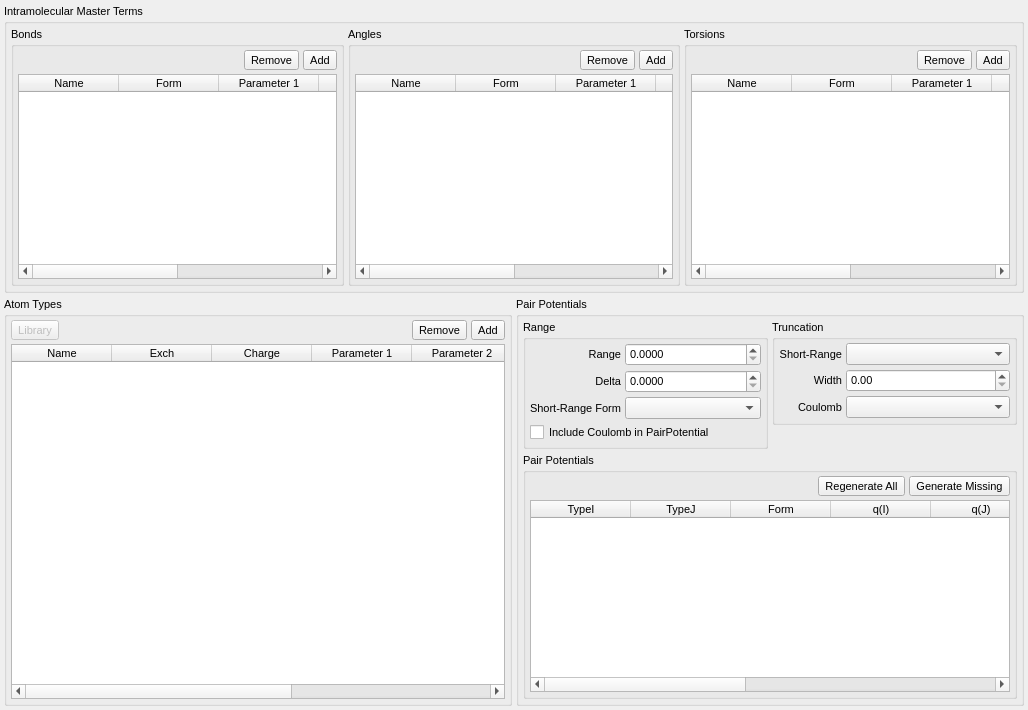
<?xml version="1.0" encoding="UTF-8"?>
<ui version="4.0">
 <class>SystemTab</class>
 <widget class="QWidget" name="SystemTab">
  <property name="geometry">
   <rect>
    <x>0</x>
    <y>0</y>
    <width>1028</width>
    <height>710</height>
   </rect>
  </property>
  <property name="font">
   <font>
    <pointsize>8</pointsize>
   </font>
  </property>
  <property name="windowTitle">
   <string>Form</string>
  </property>
  <layout class="QGridLayout" name="gridLayout_5">
   <property name="leftMargin">
    <number>4</number>
   </property>
   <property name="topMargin">
    <number>4</number>
   </property>
   <property name="rightMargin">
    <number>4</number>
   </property>
   <property name="bottomMargin">
    <number>4</number>
   </property>
   <property name="spacing">
    <number>4</number>
   </property>
   <item row="0" column="0" colspan="2">
    <widget class="QGroupBox" name="MasterTermsGroup">
     <property name="title">
      <string>Intramolecular Master Terms</string>
     </property>
     <layout class="QHBoxLayout" name="horizontalLayout_4">
      <property name="spacing">
       <number>4</number>
      </property>
      <property name="leftMargin">
       <number>4</number>
      </property>
      <property name="topMargin">
       <number>4</number>
      </property>
      <property name="rightMargin">
       <number>4</number>
      </property>
      <property name="bottomMargin">
       <number>4</number>
      </property>
      <item>
       <widget class="QGroupBox" name="MasterBondsGroup">
        <property name="title">
         <string>Bonds</string>
        </property>
        <layout class="QVBoxLayout" name="verticalLayout_2">
         <property name="spacing">
          <number>4</number>
         </property>
         <property name="leftMargin">
          <number>4</number>
         </property>
         <property name="topMargin">
          <number>4</number>
         </property>
         <property name="rightMargin">
          <number>4</number>
         </property>
         <property name="bottomMargin">
          <number>4</number>
         </property>
         <item>
          <layout class="QHBoxLayout" name="horizontalLayout">
           <property name="spacing">
            <number>4</number>
           </property>
           <item>
            <spacer name="horizontalSpacer">
             <property name="orientation">
              <enum>Qt::Horizontal</enum>
             </property>
             <property name="sizeHint" stdset="0">
              <size>
               <width>40</width>
               <height>20</height>
              </size>
             </property>
            </spacer>
           </item>
           <item>
            <widget class="QToolButton" name="MasterTermRemoveBondButton">
             <property name="sizePolicy">
              <sizepolicy hsizetype="Fixed" vsizetype="Fixed">
               <horstretch>0</horstretch>
               <verstretch>0</verstretch>
              </sizepolicy>
             </property>
             <property name="text">
              <string>Remove</string>
             </property>
             <property name="icon">
              <iconset resource="icons.qrc">
               <normaloff>:/general/icons/general_remove.svg</normaloff>:/general/icons/general_remove.svg</iconset>
             </property>
             <property name="iconSize">
              <size>
               <width>16</width>
               <height>16</height>
              </size>
             </property>
             <property name="shortcut">
              <string>Return</string>
             </property>
             <property name="toolButtonStyle">
              <enum>Qt::ToolButtonTextBesideIcon</enum>
             </property>
            </widget>
           </item>
           <item>
            <widget class="QToolButton" name="MasterTermAddBondButton">
             <property name="sizePolicy">
              <sizepolicy hsizetype="Fixed" vsizetype="Fixed">
               <horstretch>0</horstretch>
               <verstretch>0</verstretch>
              </sizepolicy>
             </property>
             <property name="text">
              <string>Add</string>
             </property>
             <property name="icon">
              <iconset resource="icons.qrc">
               <normaloff>:/general/icons/general_add.svg</normaloff>:/general/icons/general_add.svg</iconset>
             </property>
             <property name="iconSize">
              <size>
               <width>16</width>
               <height>16</height>
              </size>
             </property>
             <property name="toolButtonStyle">
              <enum>Qt::ToolButtonTextBesideIcon</enum>
             </property>
            </widget>
           </item>
          </layout>
         </item>
         <item>
          <widget class="QTableWidget" name="MasterBondsTable">
           <property name="font">
            <font>
             <pointsize>8</pointsize>
            </font>
           </property>
           <property name="columnCount">
            <number>6</number>
           </property>
           <attribute name="horizontalHeaderVisible">
            <bool>true</bool>
           </attribute>
           <attribute name="verticalHeaderVisible">
            <bool>false</bool>
           </attribute>
           <column>
            <property name="text">
             <string>Name</string>
            </property>
           </column>
           <column>
            <property name="text">
             <string>Form</string>
            </property>
           </column>
           <column>
            <property name="text">
             <string>Parameter 1</string>
            </property>
           </column>
           <column>
            <property name="text">
             <string>Parameter 2</string>
            </property>
           </column>
           <column>
            <property name="text">
             <string>Parameter 3</string>
            </property>
           </column>
           <column>
            <property name="text">
             <string>Parameter 4</string>
            </property>
           </column>
          </widget>
         </item>
        </layout>
       </widget>
      </item>
      <item>
       <widget class="QGroupBox" name="MasterAnglesGroup">
        <property name="title">
         <string>Angles</string>
        </property>
        <layout class="QVBoxLayout" name="verticalLayout_3">
         <property name="spacing">
          <number>4</number>
         </property>
         <property name="leftMargin">
          <number>4</number>
         </property>
         <property name="topMargin">
          <number>4</number>
         </property>
         <property name="rightMargin">
          <number>4</number>
         </property>
         <property name="bottomMargin">
          <number>4</number>
         </property>
         <item>
          <layout class="QHBoxLayout" name="horizontalLayout_2">
           <property name="spacing">
            <number>4</number>
           </property>
           <item>
            <spacer name="horizontalSpacer_2">
             <property name="orientation">
              <enum>Qt::Horizontal</enum>
             </property>
             <property name="sizeHint" stdset="0">
              <size>
               <width>40</width>
               <height>20</height>
              </size>
             </property>
            </spacer>
           </item>
           <item>
            <widget class="QToolButton" name="MasterTermRemoveAngleButton">
             <property name="sizePolicy">
              <sizepolicy hsizetype="Fixed" vsizetype="Fixed">
               <horstretch>0</horstretch>
               <verstretch>0</verstretch>
              </sizepolicy>
             </property>
             <property name="text">
              <string>Remove</string>
             </property>
             <property name="icon">
              <iconset resource="icons.qrc">
               <normaloff>:/general/icons/general_remove.svg</normaloff>:/general/icons/general_remove.svg</iconset>
             </property>
             <property name="iconSize">
              <size>
               <width>16</width>
               <height>16</height>
              </size>
             </property>
             <property name="shortcut">
              <string>Return</string>
             </property>
             <property name="toolButtonStyle">
              <enum>Qt::ToolButtonTextBesideIcon</enum>
             </property>
            </widget>
           </item>
           <item>
            <widget class="QToolButton" name="MasterTermAddAngleButton">
             <property name="sizePolicy">
              <sizepolicy hsizetype="Fixed" vsizetype="Fixed">
               <horstretch>0</horstretch>
               <verstretch>0</verstretch>
              </sizepolicy>
             </property>
             <property name="text">
              <string>Add</string>
             </property>
             <property name="icon">
              <iconset resource="icons.qrc">
               <normaloff>:/general/icons/general_add.svg</normaloff>:/general/icons/general_add.svg</iconset>
             </property>
             <property name="iconSize">
              <size>
               <width>16</width>
               <height>16</height>
              </size>
             </property>
             <property name="toolButtonStyle">
              <enum>Qt::ToolButtonTextBesideIcon</enum>
             </property>
            </widget>
           </item>
          </layout>
         </item>
         <item>
          <widget class="QTableWidget" name="MasterAnglesTable">
           <property name="font">
            <font>
             <pointsize>8</pointsize>
            </font>
           </property>
           <property name="columnCount">
            <number>6</number>
           </property>
           <attribute name="horizontalHeaderVisible">
            <bool>true</bool>
           </attribute>
           <attribute name="verticalHeaderVisible">
            <bool>false</bool>
           </attribute>
           <column>
            <property name="text">
             <string>Name</string>
            </property>
           </column>
           <column>
            <property name="text">
             <string>Form</string>
            </property>
           </column>
           <column>
            <property name="text">
             <string>Parameter 1</string>
            </property>
           </column>
           <column>
            <property name="text">
             <string>Parameter 2</string>
            </property>
           </column>
           <column>
            <property name="text">
             <string>Parameter 3</string>
            </property>
           </column>
           <column>
            <property name="text">
             <string>Parameter 4</string>
            </property>
           </column>
          </widget>
         </item>
        </layout>
       </widget>
      </item>
      <item>
       <widget class="QGroupBox" name="MasterTorsionsGroup">
        <property name="title">
         <string>Torsions</string>
        </property>
        <layout class="QVBoxLayout" name="verticalLayout">
         <property name="spacing">
          <number>4</number>
         </property>
         <property name="leftMargin">
          <number>4</number>
         </property>
         <property name="topMargin">
          <number>4</number>
         </property>
         <property name="rightMargin">
          <number>4</number>
         </property>
         <property name="bottomMargin">
          <number>4</number>
         </property>
         <item>
          <layout class="QHBoxLayout" name="horizontalLayout_3">
           <property name="spacing">
            <number>4</number>
           </property>
           <item>
            <spacer name="horizontalSpacer_3">
             <property name="orientation">
              <enum>Qt::Horizontal</enum>
             </property>
             <property name="sizeHint" stdset="0">
              <size>
               <width>40</width>
               <height>20</height>
              </size>
             </property>
            </spacer>
           </item>
           <item>
            <widget class="QToolButton" name="MasterTermRemoveTorsionButton">
             <property name="sizePolicy">
              <sizepolicy hsizetype="Fixed" vsizetype="Fixed">
               <horstretch>0</horstretch>
               <verstretch>0</verstretch>
              </sizepolicy>
             </property>
             <property name="text">
              <string>Remove</string>
             </property>
             <property name="icon">
              <iconset resource="icons.qrc">
               <normaloff>:/general/icons/general_remove.svg</normaloff>:/general/icons/general_remove.svg</iconset>
             </property>
             <property name="iconSize">
              <size>
               <width>16</width>
               <height>16</height>
              </size>
             </property>
             <property name="shortcut">
              <string>Return</string>
             </property>
             <property name="toolButtonStyle">
              <enum>Qt::ToolButtonTextBesideIcon</enum>
             </property>
            </widget>
           </item>
           <item>
            <widget class="QToolButton" name="MasterTermAddTorsionButton">
             <property name="sizePolicy">
              <sizepolicy hsizetype="Fixed" vsizetype="Fixed">
               <horstretch>0</horstretch>
               <verstretch>0</verstretch>
              </sizepolicy>
             </property>
             <property name="text">
              <string>Add</string>
             </property>
             <property name="icon">
              <iconset resource="icons.qrc">
               <normaloff>:/general/icons/general_add.svg</normaloff>:/general/icons/general_add.svg</iconset>
             </property>
             <property name="iconSize">
              <size>
               <width>16</width>
               <height>16</height>
              </size>
             </property>
             <property name="toolButtonStyle">
              <enum>Qt::ToolButtonTextBesideIcon</enum>
             </property>
            </widget>
           </item>
          </layout>
         </item>
         <item>
          <widget class="QTableWidget" name="MasterTorsionsTable">
           <property name="font">
            <font>
             <pointsize>8</pointsize>
            </font>
           </property>
           <property name="columnCount">
            <number>6</number>
           </property>
           <attribute name="horizontalHeaderVisible">
            <bool>true</bool>
           </attribute>
           <attribute name="verticalHeaderVisible">
            <bool>false</bool>
           </attribute>
           <column>
            <property name="text">
             <string>Name</string>
            </property>
           </column>
           <column>
            <property name="text">
             <string>Form</string>
            </property>
           </column>
           <column>
            <property name="text">
             <string>Parameter 1</string>
            </property>
           </column>
           <column>
            <property name="text">
             <string>Parameter 2</string>
            </property>
           </column>
           <column>
            <property name="text">
             <string>Parameter 3</string>
            </property>
           </column>
           <column>
            <property name="text">
             <string>Parameter 4</string>
            </property>
           </column>
          </widget>
         </item>
        </layout>
       </widget>
      </item>
     </layout>
    </widget>
   </item>
   <item row="1" column="0">
    <widget class="QGroupBox" name="AtomTypesGroup">
     <property name="title">
      <string>Atom Types</string>
     </property>
     <layout class="QVBoxLayout" name="verticalLayout_5">
      <property name="spacing">
       <number>4</number>
      </property>
      <property name="leftMargin">
       <number>4</number>
      </property>
      <property name="topMargin">
       <number>4</number>
      </property>
      <property name="rightMargin">
       <number>4</number>
      </property>
      <property name="bottomMargin">
       <number>4</number>
      </property>
      <item>
       <layout class="QHBoxLayout" name="horizontalLayout_5">
        <property name="spacing">
         <number>4</number>
        </property>
        <item>
         <widget class="QToolButton" name="AtomTypeLibraryButton">
          <property name="enabled">
           <bool>false</bool>
          </property>
          <property name="sizePolicy">
           <sizepolicy hsizetype="Fixed" vsizetype="Fixed">
            <horstretch>0</horstretch>
            <verstretch>0</verstretch>
           </sizepolicy>
          </property>
          <property name="text">
           <string>Library</string>
          </property>
          <property name="icon">
           <iconset resource="icons.qrc">
            <normaloff>:/general/icons/general_library.svg</normaloff>:/general/icons/general_library.svg</iconset>
          </property>
          <property name="iconSize">
           <size>
            <width>16</width>
            <height>16</height>
           </size>
          </property>
          <property name="shortcut">
           <string>Return</string>
          </property>
          <property name="toolButtonStyle">
           <enum>Qt::ToolButtonTextBesideIcon</enum>
          </property>
         </widget>
        </item>
        <item>
         <spacer name="horizontalSpacer_4">
          <property name="orientation">
           <enum>Qt::Horizontal</enum>
          </property>
          <property name="sizeHint" stdset="0">
           <size>
            <width>40</width>
            <height>20</height>
           </size>
          </property>
         </spacer>
        </item>
        <item>
         <widget class="QToolButton" name="AtomTypeRemoveButton">
          <property name="sizePolicy">
           <sizepolicy hsizetype="Fixed" vsizetype="Fixed">
            <horstretch>0</horstretch>
            <verstretch>0</verstretch>
           </sizepolicy>
          </property>
          <property name="text">
           <string>Remove</string>
          </property>
          <property name="icon">
           <iconset resource="icons.qrc">
            <normaloff>:/general/icons/general_remove.svg</normaloff>:/general/icons/general_remove.svg</iconset>
          </property>
          <property name="iconSize">
           <size>
            <width>16</width>
            <height>16</height>
           </size>
          </property>
          <property name="shortcut">
           <string>Return</string>
          </property>
          <property name="toolButtonStyle">
           <enum>Qt::ToolButtonTextBesideIcon</enum>
          </property>
         </widget>
        </item>
        <item>
         <widget class="QToolButton" name="AtomTypeAddButton">
          <property name="sizePolicy">
           <sizepolicy hsizetype="Fixed" vsizetype="Fixed">
            <horstretch>0</horstretch>
            <verstretch>0</verstretch>
           </sizepolicy>
          </property>
          <property name="text">
           <string>Add</string>
          </property>
          <property name="icon">
           <iconset resource="icons.qrc">
            <normaloff>:/general/icons/general_add.svg</normaloff>:/general/icons/general_add.svg</iconset>
          </property>
          <property name="iconSize">
           <size>
            <width>16</width>
            <height>16</height>
           </size>
          </property>
          <property name="toolButtonStyle">
           <enum>Qt::ToolButtonTextBesideIcon</enum>
          </property>
         </widget>
        </item>
       </layout>
      </item>
      <item>
       <widget class="QTableWidget" name="AtomTypesTable">
        <property name="font">
         <font>
          <pointsize>8</pointsize>
         </font>
        </property>
        <property name="columnCount">
         <number>7</number>
        </property>
        <attribute name="horizontalHeaderVisible">
         <bool>true</bool>
        </attribute>
        <attribute name="verticalHeaderVisible">
         <bool>false</bool>
        </attribute>
        <column>
         <property name="text">
          <string>Name</string>
         </property>
        </column>
        <column>
         <property name="text">
          <string>Exch</string>
         </property>
        </column>
        <column>
         <property name="text">
          <string>Charge</string>
         </property>
        </column>
        <column>
         <property name="text">
          <string>Parameter 1</string>
         </property>
        </column>
        <column>
         <property name="text">
          <string>Parameter 2</string>
         </property>
        </column>
        <column>
         <property name="text">
          <string>Parameter 3</string>
         </property>
        </column>
        <column>
         <property name="text">
          <string>Parameter 4</string>
         </property>
        </column>
       </widget>
      </item>
     </layout>
    </widget>
   </item>
   <item row="1" column="1">
    <widget class="QGroupBox" name="PairPotentialsGroup">
     <property name="title">
      <string>Pair Potentials</string>
     </property>
     <layout class="QGridLayout" name="gridLayout_4">
      <property name="leftMargin">
       <number>4</number>
      </property>
      <property name="topMargin">
       <number>4</number>
      </property>
      <property name="rightMargin">
       <number>4</number>
      </property>
      <property name="bottomMargin">
       <number>4</number>
      </property>
      <property name="spacing">
       <number>4</number>
      </property>
      <item row="0" column="1">
       <widget class="QGroupBox" name="PairPotentialTruncationGroup">
        <property name="title">
         <string>Truncation</string>
        </property>
        <layout class="QGridLayout" name="gridLayout_2">
         <property name="leftMargin">
          <number>4</number>
         </property>
         <property name="topMargin">
          <number>4</number>
         </property>
         <property name="rightMargin">
          <number>4</number>
         </property>
         <property name="bottomMargin">
          <number>4</number>
         </property>
         <property name="spacing">
          <number>4</number>
         </property>
         <item row="1" column="0">
          <widget class="QLabel" name="label_889">
           <property name="text">
            <string>Width</string>
           </property>
           <property name="alignment">
            <set>Qt::AlignRight|Qt::AlignTrailing|Qt::AlignVCenter</set>
           </property>
          </widget>
         </item>
         <item row="1" column="1">
          <widget class="TExponentialSpin" name="ShortRangeTruncationWidthSpin">
           <property name="sizePolicy">
            <sizepolicy hsizetype="Expanding" vsizetype="Fixed">
             <horstretch>0</horstretch>
             <verstretch>0</verstretch>
            </sizepolicy>
           </property>
           <property name="suffix">
            <string/>
           </property>
           <property name="decimals">
            <number>2</number>
           </property>
          </widget>
         </item>
         <item row="0" column="1">
          <widget class="QComboBox" name="ShortRangeTruncationCombo">
           <property name="sizePolicy">
            <sizepolicy hsizetype="Expanding" vsizetype="Fixed">
             <horstretch>0</horstretch>
             <verstretch>0</verstretch>
            </sizepolicy>
           </property>
          </widget>
         </item>
         <item row="0" column="0">
          <widget class="QLabel" name="label_890">
           <property name="text">
            <string>Short-Range</string>
           </property>
           <property name="alignment">
            <set>Qt::AlignRight|Qt::AlignTrailing|Qt::AlignVCenter</set>
           </property>
          </widget>
         </item>
         <item row="2" column="0">
          <widget class="QLabel" name="label_891">
           <property name="text">
            <string>Coulomb</string>
           </property>
           <property name="alignment">
            <set>Qt::AlignRight|Qt::AlignTrailing|Qt::AlignVCenter</set>
           </property>
          </widget>
         </item>
         <item row="2" column="1">
          <widget class="QComboBox" name="CoulombTruncationCombo">
           <property name="sizePolicy">
            <sizepolicy hsizetype="Expanding" vsizetype="Fixed">
             <horstretch>0</horstretch>
             <verstretch>0</verstretch>
            </sizepolicy>
           </property>
          </widget>
         </item>
        </layout>
       </widget>
      </item>
      <item row="0" column="0" rowspan="2">
       <widget class="QGroupBox" name="PairPotentialRangeGroup">
        <property name="title">
         <string>Range</string>
        </property>
        <layout class="QGridLayout" name="gridLayout">
         <property name="leftMargin">
          <number>4</number>
         </property>
         <property name="topMargin">
          <number>4</number>
         </property>
         <property name="rightMargin">
          <number>4</number>
         </property>
         <property name="bottomMargin">
          <number>4</number>
         </property>
         <property name="spacing">
          <number>4</number>
         </property>
         <item row="0" column="1">
          <widget class="TExponentialSpin" name="PairPotentialRangeSpin">
           <property name="sizePolicy">
            <sizepolicy hsizetype="Expanding" vsizetype="Fixed">
             <horstretch>0</horstretch>
             <verstretch>0</verstretch>
            </sizepolicy>
           </property>
           <property name="suffix">
            <string/>
           </property>
           <property name="decimals">
            <number>4</number>
           </property>
          </widget>
         </item>
         <item row="4" column="0" colspan="2">
          <widget class="QCheckBox" name="CoulombIncludeCheck">
           <property name="text">
            <string>Include Coulomb in PairPotential</string>
           </property>
          </widget>
         </item>
         <item row="0" column="0">
          <widget class="QLabel" name="label_887">
           <property name="text">
            <string>Range</string>
           </property>
           <property name="alignment">
            <set>Qt::AlignRight|Qt::AlignTrailing|Qt::AlignVCenter</set>
           </property>
          </widget>
         </item>
         <item row="1" column="0">
          <widget class="QLabel" name="label_888">
           <property name="text">
            <string>Delta</string>
           </property>
           <property name="alignment">
            <set>Qt::AlignRight|Qt::AlignTrailing|Qt::AlignVCenter</set>
           </property>
          </widget>
         </item>
         <item row="1" column="1">
          <widget class="TExponentialSpin" name="PairPotentialDeltaSpin">
           <property name="sizePolicy">
            <sizepolicy hsizetype="Expanding" vsizetype="Fixed">
             <horstretch>0</horstretch>
             <verstretch>0</verstretch>
            </sizepolicy>
           </property>
           <property name="suffix">
            <string/>
           </property>
           <property name="decimals">
            <number>4</number>
           </property>
          </widget>
         </item>
         <item row="2" column="1">
          <widget class="QComboBox" name="ShortRangeFormCombo">
           <property name="sizePolicy">
            <sizepolicy hsizetype="Expanding" vsizetype="Fixed">
             <horstretch>0</horstretch>
             <verstretch>0</verstretch>
            </sizepolicy>
           </property>
          </widget>
         </item>
         <item row="2" column="0">
          <widget class="QLabel" name="label_892">
           <property name="text">
            <string>Short-Range Form</string>
           </property>
           <property name="alignment">
            <set>Qt::AlignRight|Qt::AlignTrailing|Qt::AlignVCenter</set>
           </property>
          </widget>
         </item>
        </layout>
       </widget>
      </item>
      <item row="3" column="0" rowspan="2" colspan="2">
       <widget class="QGroupBox" name="groupBox">
        <property name="title">
         <string>Pair Potentials</string>
        </property>
        <layout class="QVBoxLayout" name="verticalLayout_4">
         <property name="spacing">
          <number>4</number>
         </property>
         <property name="leftMargin">
          <number>4</number>
         </property>
         <property name="topMargin">
          <number>4</number>
         </property>
         <property name="rightMargin">
          <number>4</number>
         </property>
         <property name="bottomMargin">
          <number>4</number>
         </property>
         <item>
          <layout class="QHBoxLayout" name="horizontalLayout_6">
           <item>
            <spacer name="horizontalSpacer_5">
             <property name="orientation">
              <enum>Qt::Horizontal</enum>
             </property>
             <property name="sizeHint" stdset="0">
              <size>
               <width>40</width>
               <height>20</height>
              </size>
             </property>
            </spacer>
           </item>
           <item>
            <widget class="QToolButton" name="RegenerateAllPairPotentialsButton">
             <property name="sizePolicy">
              <sizepolicy hsizetype="Fixed" vsizetype="Fixed">
               <horstretch>0</horstretch>
               <verstretch>0</verstretch>
              </sizepolicy>
             </property>
             <property name="text">
              <string>Regenerate All</string>
             </property>
             <property name="icon">
              <iconset resource="icons.qrc">
               <normaloff>:/general/icons/general_repeat.svg</normaloff>:/general/icons/general_repeat.svg</iconset>
             </property>
             <property name="iconSize">
              <size>
               <width>16</width>
               <height>16</height>
              </size>
             </property>
             <property name="toolButtonStyle">
              <enum>Qt::ToolButtonTextBesideIcon</enum>
             </property>
            </widget>
           </item>
           <item>
            <widget class="QToolButton" name="GenerateMissingPairPotentialsButton">
             <property name="sizePolicy">
              <sizepolicy hsizetype="Fixed" vsizetype="Fixed">
               <horstretch>0</horstretch>
               <verstretch>0</verstretch>
              </sizepolicy>
             </property>
             <property name="text">
              <string>Generate Missing</string>
             </property>
             <property name="icon">
              <iconset resource="icons.qrc">
               <normaloff>:/general/icons/general_repeat.svg</normaloff>:/general/icons/general_repeat.svg</iconset>
             </property>
             <property name="iconSize">
              <size>
               <width>16</width>
               <height>16</height>
              </size>
             </property>
             <property name="toolButtonStyle">
              <enum>Qt::ToolButtonTextBesideIcon</enum>
             </property>
            </widget>
           </item>
          </layout>
         </item>
         <item>
          <widget class="QTableWidget" name="PairPotentialsTable">
           <property name="font">
            <font>
             <pointsize>8</pointsize>
            </font>
           </property>
           <property name="columnCount">
            <number>9</number>
           </property>
           <attribute name="horizontalHeaderVisible">
            <bool>true</bool>
           </attribute>
           <attribute name="verticalHeaderVisible">
            <bool>false</bool>
           </attribute>
           <column>
            <property name="text">
             <string>TypeI</string>
            </property>
           </column>
           <column>
            <property name="text">
             <string>TypeJ</string>
            </property>
           </column>
           <column>
            <property name="text">
             <string>Form</string>
            </property>
           </column>
           <column>
            <property name="text">
             <string>q(I)</string>
            </property>
           </column>
           <column>
            <property name="text">
             <string>q(J)</string>
            </property>
           </column>
           <column>
            <property name="text">
             <string>Parameter 1</string>
            </property>
           </column>
           <column>
            <property name="text">
             <string>Parameter 2</string>
            </property>
           </column>
           <column>
            <property name="text">
             <string>Parameter 3</string>
            </property>
           </column>
           <column>
            <property name="text">
             <string>Parameter 4</string>
            </property>
           </column>
          </widget>
         </item>
        </layout>
       </widget>
      </item>
     </layout>
    </widget>
   </item>
  </layout>
 </widget>
 <customwidgets>
  <customwidget>
   <class>TExponentialSpin</class>
   <extends>QDoubleSpinBox</extends>
   <header>gui/widgets/texponentialspin.hui</header>
  </customwidget>
 </customwidgets>
 <resources>
  <include location="icons.qrc"/>
 </resources>
 <connections/>
</ui>
